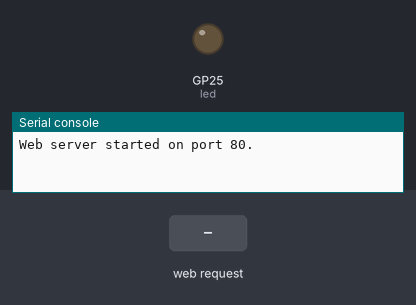
A program run on a simulated Raspberry Pi Pico running MicroPython. Shown: output pins drawn as LEDs (lit = HIGH), the last lines printed to the serial console. The inputs (shaded band) are chosen by the test bench.

Above: at 1.2 s.
1.3 s: HTTP request GET /?led=on received
At 2.0 s:
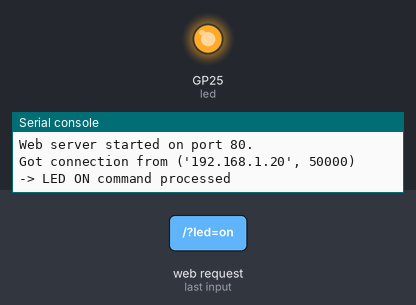
2.8 s: HTTP request GET /?led=off received
At 3.2 s:
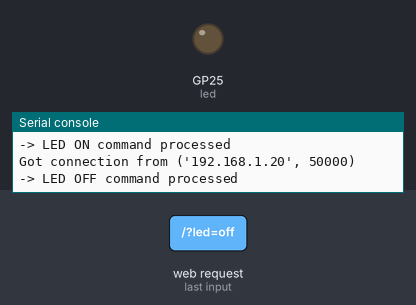
Timing chart, 0 to 5.8 s (numbered marks = the images above; inputs shaded):
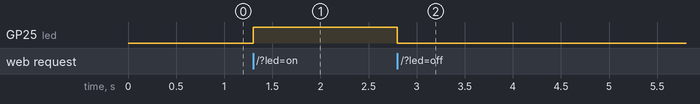

The program:

web_game_server.py
```python
import socket
from machine import Pin
import time

# Ensure Wi-Fi is connected before running this script!
# (Assume boot.py or manual setup has run)

# --- Hardware Setup ---
# We'll use the onboard LED for a simple test response
led = Pin('LED', Pin.OUT)

# --- Web Server Functions ---

def web_page():
    # HTML content for the minimal "game" interface
    html = """
    <!DOCTYPE html>
    <html>
    <head>
        <title>Pico W Game</title>
        <meta name="viewport" content="width=device-width, initial-scale=1">
        <style>
            body { font-family: Arial; text-align: center; margin: 50px; background: #f0f0f0; }
            .card { background: white; padding: 20px; border-radius: 10px; box-shadow: 0 4px 8px rgba(0,0,0,0.1); }
            .button { background-color: #4CAF50; color: white; padding: 15px 32px; text-align: center; text-decoration: none; display: inline-block; font-size: 16px; margin: 4px 2px; cursor: pointer; border: none; border-radius: 8px;}
            .status { margin-top: 20px; font-size: 1.2em; }
        </style>
    </head>
    <body>
        <div class="card">
            <h1>Pico W Web Game Controller</h1>
            <p class="status" id="status">LED Status: OFF</p>

            <button class="button" onclick="sendAction('/?led=on')">TURN ON LED</button>
            <button class="button" onclick="sendAction('/?led=off')" style="background-color: #f44336;">TURN OFF LED</button>

            <p>Accessing the Pico W at its core.</p>
        </div>

        <script>
            function sendAction(action) {
                // Use AJAX to send a request to the Pico W server
                var xhr = new XMLHttpRequest();
                xhr.open("GET", action, true);
                xhr.send();

                // Update status text instantly (for a quick response feel)
                var statusElement = document.getElementById("status");
                if (action.includes('on')) {
                    statusElement.innerHTML = "LED Status: ON (Request Sent)";
                } else {
                    statusElement.innerHTML = "LED Status: OFF (Request Sent)";
                }
            }
        </script>
    </body>
    </html>"""
    return html

# ----------------------------------------------------
# Main Server Loop
# ----------------------------------------------------

# Set up socket connection
try:
    s = socket.socket(socket.AF_INET, socket.SOCK_STREAM)
    s.bind(('', 80)) # Bind to port 80 (standard HTTP port)
    s.listen(5) # Listen for up to 5 concurrent connections
except Exception as e:
    print(f"Socket error: {e}")

print("Web server started on port 80.")

while True:
    try:
        conn, addr = s.accept() # Wait for client connection
        print('Got connection from %s' % str(addr))
        request = conn.recv(1024) # Receive request data
        request = str(request)

        # --- Handle Incoming Request ---

        # Check if the request contains an LED command
        led_on = request.find('/?led=on')
        led_off = request.find('/?led=off')

        if led_on == 6: # '/?led=on' command received
            led.value(1) # Turn LED ON
            print('-> LED ON command processed')
        elif led_off == 6: # '/?led=off' command received
            led.value(0) # Turn LED OFF
            print('-> LED OFF command processed')

        # --- Send Response ---

        response = web_page()
        # Send HTTP headers and HTML content
        conn.send('HTTP/1.1 200 OK\n')
        conn.send('Content-Type: text/html\n')
        conn.send('Connection: close\n\n')
        conn.sendall(response)
        conn.close()

    except OSError as e:
        conn.close()
        print('Connection closed:', e)
        time.sleep(1)
    except Exception as e:
        print(f"An unexpected error occurred: {e}")
        time.sleep(1)
```

Measured:
- after the input at 1.3 s, GP25 (led): LOW → HIGH at once
- after the input at 2.8 s, GP25 (led): HIGH → LOW at once
